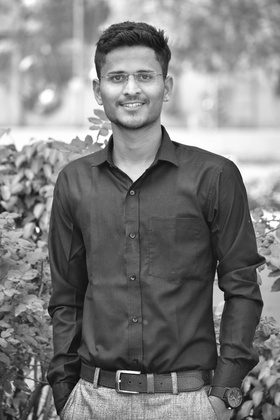
%> input picture Image_Processing/Lab5/jaydeep.jpg, 280 x 420 px, shrunk from 853 x 1280 before the run
$ octave task2.m   (GNU Octave 9; MATLAB toolbox functions it lacks are replaced by stand-ins)
%> lines starting %> are read from the running program, lines starting %| are printed output that depends on the picture; in (x1, y1, x2, y2) boxes, pixels count from 0 and x2, y2 are one past the last pixel; in counts of white or black regions, pixels touching at a corner belong together; the program's own positions count from 1
%> further down, r is the input picture: size 420x280 uint8; min 3, max 255, mean 124.3
### Image_Processing/Lab5/standard_box_filter.m
function s = standard_box_filter(r,m,n)
%> called with m = 7, n = 7
  [M,N] = size(r);
%> M = 420; N = 280
  a = (m-1)/2;
  b = (n-1)/2;
  new_imsize = zeros(M + 2*a,N + 2*b);
  new_imsize(1+a:M+a,1+b:N+b) = r;
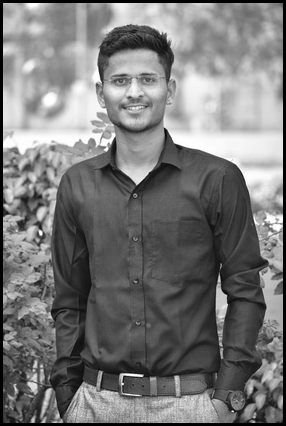
%> new_imsize: size 426x286 double; min 0, max 255, mean 120
  sub_image = ((1/(m*n)).*ones(m,n));
  s = zeros(size(r));
  for i = 1+a:M+a,
    for j = 1+b:N+b,
      k = new_imsize(i-a:i+a,j-b:j+b);
      s(i-a,j-b) = sum(sum(k.*sub_image));
    endfor
  endfor
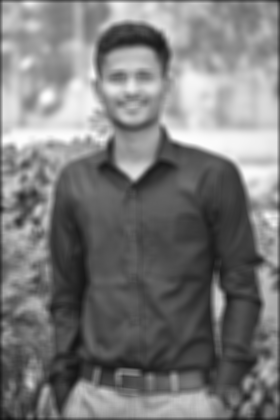
%> s: size 420x280 double; min 18.86, max 254.4, mean 122.8
  s = uint8(s);
%> s: size 420x280 uint8
endfunction

### Image_Processing/Lab5/border_solved_filter.m
function s = border_solved_filter(r,m,n)
%> called with m = 7, n = 7
  [M,N] = size(r);
  a = (m-1)/2;
  b = (n-1)/2;
  new_imsize = zeros(M + 2*a,N + 2*b);
  new_imsize(1+a:M+a,1+b:N+b) = r;

  left_part = r(:,1:b);
%> left_part = 420 rows, first 12: [175 182 187; 171 177 181; 167 172 175; 163 168 171; 156 161 165; 149 154 159; 147 152 157; 149 154 158; 153 156 156; 155 158 158; 159 160 159; 162 163 161]
  right_part = r(:,N-b:N);
%> right_part = 420 rows, first 8: [115 109 102 98; 114 107 101 96; 118 112 104 98; 128 124 115 107; 139 137 128 120; 145 144 137 129; 148 148 143 137; 150 150 149 146]
  upper_part = r(1:a,:);
%> upper_part = 280 columns, first 8: [175 182 187 188 190 191 191 192; 171 177 181 182 184 185 186 188; 167 172 175 176 177 179 180 182]
  down_part = r(M-a:M,:);
%> down_part = 280 columns, first 8: [51 61 65 58 53 57 50 33; 51 61 67 62 59 63 54 34; 46 55 64 66 71 73 53 23; 42 55 65 64 62 64 51 27]

  [M1,N1] = size(new_imsize);
%> M1 = 426; N1 = 286
  new_imsize(1+a:M1-a,1:b) = left_part;
  new_imsize(1+a:M1-a,N1-b:N1) = right_part;
  new_imsize(1:a,1+b:N1-b) = upper_part;
  new_imsize(M1-a:M1,1+b:N1-b) = down_part;
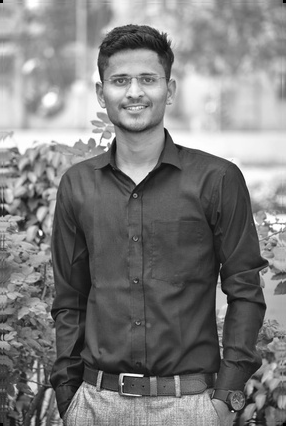
%> new_imsize: size 426x286 double; min 0, max 255, mean 125.1

  new_imsize(1:a,1:b) = sum(sum(r(1:a,1:b)))/(a*b);
%> new_imsize: size 426x286 double; 0.01% of pixels changed, all inside (x1, y1, x2, y2) = (0, 0, 3, 3)
  new_imsize(M1-a+1:M1,1:b) = sum(sum(r(M-a+1:M,1:b)))/(a*b);
%> new_imsize: size 426x286 double; min 0, max 255, mean 125.1; mean of the top-left, top-right, bottom-left and bottom-right quarters 157.4, 158.6, 93.9, 90.7
  new_imsize(1:a,N1-b+1:N1) = sum(sum(r(1:a,N-b+1:N)))/(a*b);
%> new_imsize: size 426x286 double; min 0, max 255, mean 125.2
  new_imsize(M1-a+1:M1,N1-b+1:N1) = sum(sum(r(M-a+1:M,N-b+1:N)))/(a*b);
%> new_imsize: size 426x286 double; min 3, max 255, mean 125.2

  sub_image = ((1/(m*n)).*ones(m,n));
  s = zeros(size(r));
  for i = 1+a:M+a,
    for j = 1+b:N+b,
      k = new_imsize(i-a:i+a,j-b:j+b);
      s(i-a,j-b) = sum(sum(k.*sub_image));
    endfor
  endfor
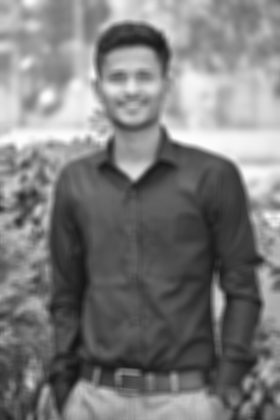
%> s: size 420x280 double; min 20.16, max 254.4, mean 124.3
  s = uint8(s);
%> s: size 420x280 uint8
endfunction

### Image_Processing/Lab5/task2.m
r = imread('D:\Sem7\Image_Processing\Lab5\jaydeep.jpg');

subplot(1,2,1);
s1=standard_box_filter(r,7,7);
imshow(s1);
title("Blur Image with border");

subplot(1,2,2);
s2 = border_solved_filter(r,7,7);
imshow(s2);
title("Blur Image with no border");
